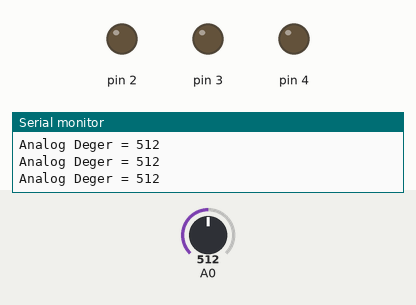
Bench run of a sketch on a simulated Arduino Uno, built with avr-gcc and run on an emulated ATmega328P. Shown: output pins drawn as LEDs (lit = HIGH), the last lines printed to the serial monitor. Inputs (shaded band) come from the test bench; at power-on: A0 = 512.

Above: at 1.2 s.
1.3 s: A0 set to 131
2.9 s: A0 set to 113
At 4.4 s:
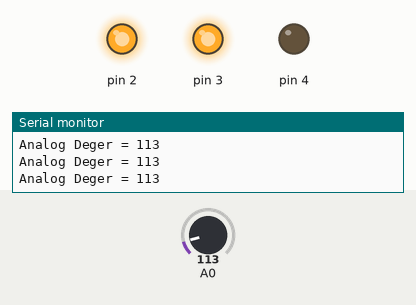
4.7 s: A0 set to 74
6.2 s: A0 set to 67
At 7.7 s:
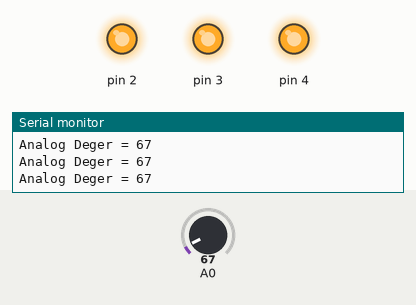
8.0 s: A0 set to 110
At 8.8 s:
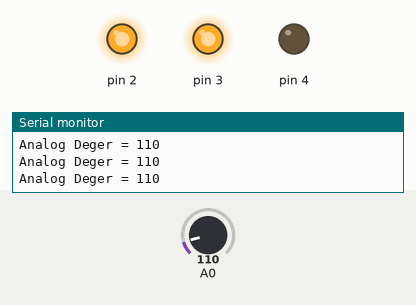
9.7 s: A0 set to 135
At 10.8 s:
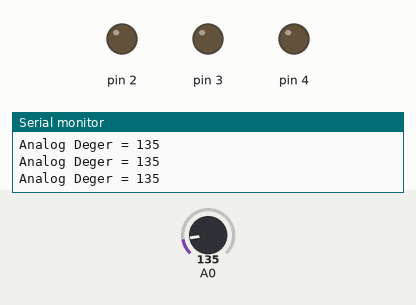
Timing chart, 0 to 12.5 s (numbered marks = the images above; inputs shaded):
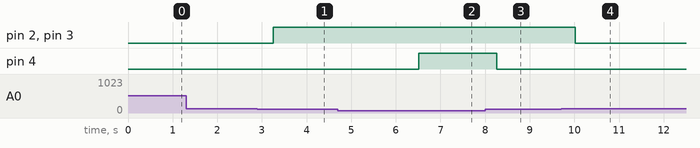

The sketch:

sketch_feb22a.ino
```cpp
void setup()
{
Serial.begin(9600);
pinMode(2,OUTPUT);
pinMode(3,OUTPUT);
pinMode(4,OUTPUT);
}
void loop()
{
int Ldr = analogRead(A0);
Serial.print("Analog Deger = ");
Serial.println(Ldr);
delay(250);
if(  Ldr>=0 && Ldr<=70)
{
   digitalWrite(2, 1);
   digitalWrite(3, 1);
   digitalWrite(4, 1);

  }

 else if( Ldr>70&& Ldr<=125){
    digitalWrite(2, 1);
    digitalWrite(3, 1);
    digitalWrite(4, 0);
  }

 else if(Ldr>100){
    digitalWrite(2, 0);
    digitalWrite(3, 0);
    digitalWrite(4, 0);
  }

}
```

Measured:
- the behaviour switches between 126 and 125 on A0 (found by bisection; images 0 and 1)
- the behaviour switches between 71 and 70 on A0 (found by bisection; images 1 and 2)
- after the input at 2.9 s, pin 2, pin 3: LOW → HIGH after 0.36 s
- after the input at 6.2 s, pin 4: LOW → HIGH after 0.31 s
- after the input at 8.0 s, pin 4: HIGH → LOW after 0.26 s
- after the input at 9.7 s, pin 2, pin 3: HIGH → LOW after 0.32 s
